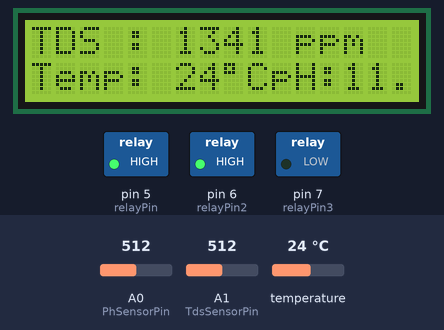
Bench run of a sketch on a simulated Arduino Uno, built with avr-gcc and run on an emulated ATmega328P. Parts: 16×2 character LCD, switched loads named in the sketch (green lamp = pin HIGH). The inputs (shaded band) are chosen by the test bench; at power-on: A0 (PhSensorPin) = 512, A1 (TdsSensorPin) = 512, temperature 24 °C. What the sketch prints to the serial monitor is not drawn.

Above: at 3.3 s.
3.4 s: A0 (PhSensorPin) set to 624
At 5.2 s:
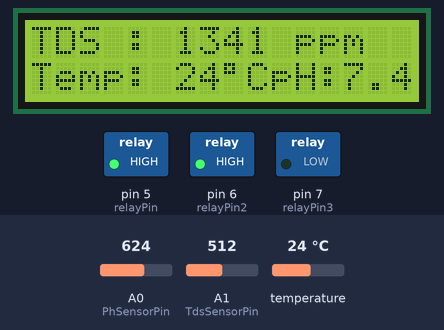
8.2 s: A0 (PhSensorPin) set to 644
At 10.7 s:
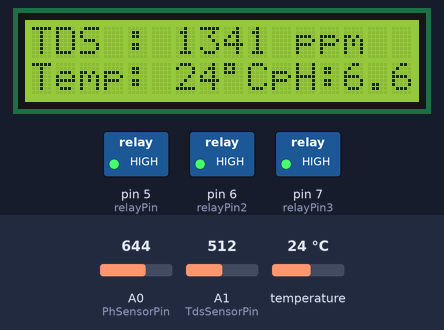
11.0 s: A1 (TdsSensorPin) set to 303
At 12.6 s:
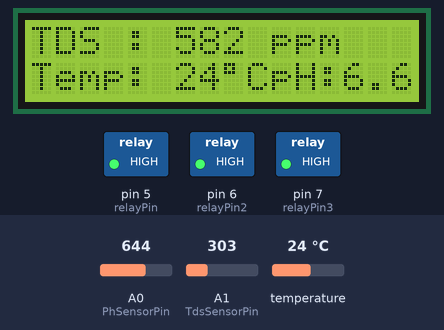
13.6 s: A1 (TdsSensorPin) set to 278
At 15.4 s:
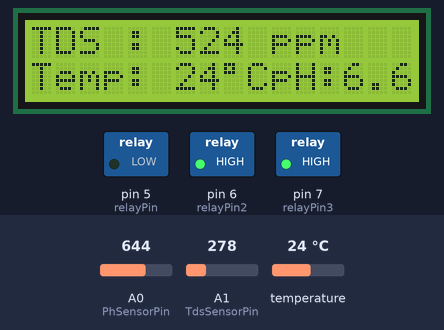
16.2 s: A0 (PhSensorPin) set to 655
At 18.2 s:
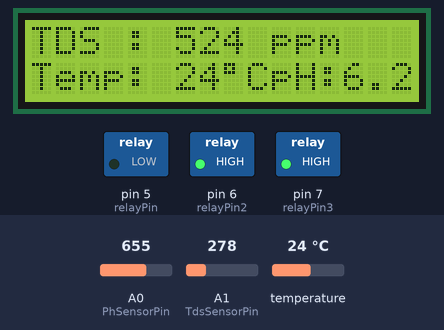
18.9 s: A0 (PhSensorPin) set to 677
At 21.0 s:
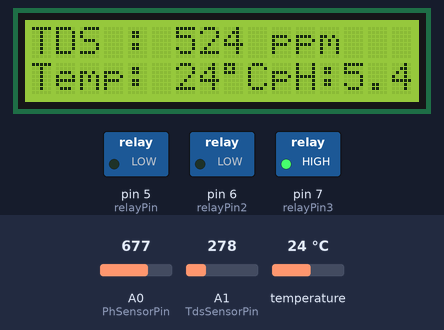
Timing chart, 0 to 22.5 s (numbered marks = the images above; inputs shaded):
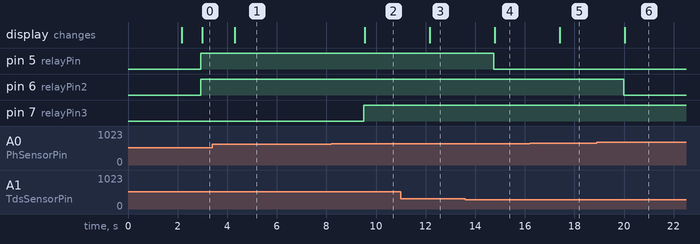

The sketch:

Arduino_Uno.ino
```cpp
#include <EEPROM.h>
#include <GravityTDS.h>
#include <OneWire.h>
#include <Wire.h>
#include <LiquidCrystal_I2C.h>
#include <DallasTemperature.h>

#define ONE_WIRE_BUS 4
#define TdsSensorPin A1
#define PhSensorPin A0
#define relayPin 5
#define relayPin2 6
#define relayPin3 7
#define relayPin4 8


float PH4 = 3.5;
float PH7 = 3.1;

LiquidCrystal_I2C lcd(0x27, 16, 2);
OneWire oneWire(ONE_WIRE_BUS);
GravityTDS gravityTds;
DallasTemperature sensors(&oneWire);
float temperature = 25, tdsValue = 0, po = 0;

void setup() {
    Serial.begin(115200);
    sensors.begin();
    gravityTds.setPin(TdsSensorPin);
    gravityTds.setAref(5.0);  //reference voltage on ADC, default 5.0V on Arduino UNO
    gravityTds.setAdcRange(1024);  //1024 for 10bit ADC;4096 for 12bit ADC
    gravityTds.begin();

    pinMode(PhSensorPin, INPUT);
    pinMode(relayPin, OUTPUT);
    pinMode(relayPin2, OUTPUT);
    pinMode(relayPin3, OUTPUT);

    lcd.init();
    lcd.backlight();
    lcd.begin(16, 2);
    lcd.setCursor(0, 0);
    lcd.print("Kelompok 2  ");
    lcd.setCursor(0, 1);
    lcd.print("Hydroponik Otomatis");
    delay(2000);
    lcd.clear();
}

void loop() {
    sensors.requestTemperatures();
    gravityTds.setTemperature(sensors.getTempCByIndex(0));
    gravityTds.update();
    tdsValue = gravityTds.getTdsValue();

    int nilai_analog_PH = analogRead(PhSensorPin);
    double TeganganPh = 5.0 / 1024.0 * nilai_analog_PH;
    double PH_step = (PH4 - PH7) / 3.0;
    po = 7.00 + ((PH7 - TeganganPh) / PH_step);


    if (tdsValue < 560) {
      digitalWrite(relayPin, LOW);
    } else {
      digitalWrite(relayPin, HIGH);
    }

    if (tdsValue > 840) {
      digitalWrite(relayPin4, LOW);

    } else {
      digitalWrite(relayPin4, HIGH);
    }


     if (po < 6) {
        digitalWrite(relayPin2, LOW);
    } else {
        digitalWrite(relayPin2, HIGH);
    }

    if (po > 7) {
        digitalWrite(relayPin3, LOW);
    } else {
        digitalWrite(relayPin3, HIGH);
    }

    Serial.print(po);
    Serial.print(",");
    Serial.print(tdsValue);

    String tdsString = String(tdsValue, 0);
    String tempString = String(sensors.getTempCByIndex(0), 0);
    String poString = String(po, 2);

    lcd.clear();
    lcd.setCursor(0, 0);
    lcd.print("TDS : ");
    lcd.print(tdsString);
    lcd.print(" ppm");

    lcd.setCursor(0, 1);
    lcd.print("Temp: ");
    lcd.print(tempString);
    lcd.print((char)223);
    lcd.print("C");
    lcd.setCursor(10, 1);
    lcd.print("pH:");
    lcd.print(poString);


    delay(500);
}
```

Measured:
- the behaviour switches between 634 and 635 on A0 (PhSensorPin) (found by bisection; images 1 and 2)
- the behaviour switches between 294 and 293 on A1 (TdsSensorPin) (found by bisection; images 3 and 4)
- the behaviour switches between 662 and 663 on A0 (PhSensorPin) (found by bisection; images 5 and 6)
- after the input at 3.4 s, the display: changes after 0.90 s (image 1)
- after the input at 8.2 s, pin 7 (relayPin3): LOW → HIGH after 1.3 s; the display: changes after 1.3 s (image 2)
- after the input at 11.0 s, the display: changes after 1.2 s (image 3)
- after the input at 13.6 s, pin 5 (relayPin): HIGH → LOW after 1.1 s; the display: changes after 1.2 s (image 4)
- after the input at 16.2 s, the display: changes after 1.2 s (image 5)
- after the input at 18.9 s, pin 6 (relayPin2): HIGH → LOW after 1.1 s; the display: changes after 1.1 s (image 6)
